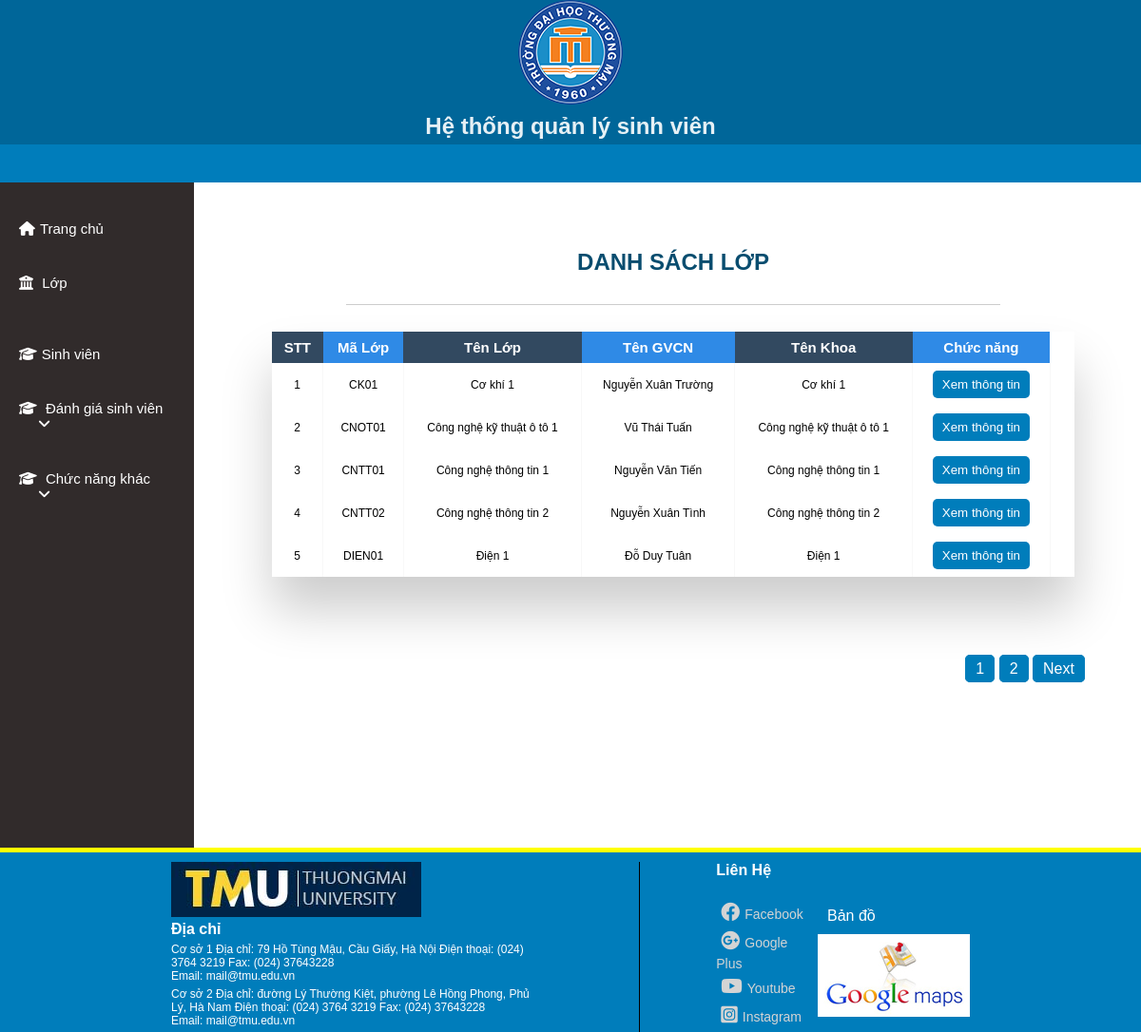
Page /quanlylop/dslop.php on the committed database.
### tables this page shows
CREATE TABLE `lop` (
  `MaLop` varchar(11) NOT NULL,
  `TenLop` varchar(225) NOT NULL,
  `GVCN` varchar(225) NOT NULL,
  `MaKhoa` varchar(11) NOT NULL
);

### quanlylop/dslop.php (the view, shortened to what this page needs)
<?php
    $conn = mysqli_connect("localhost", "root", "08122001tT", "qlsv") or die("Connection failed !");
    mysqli_set_charset($conn, 'utf8');
    $result = mysqli_query($conn, 'select count(MaLop) as total from lop');
    $row = mysqli_fetch_assoc($result);
    $total_records = $row['total'];
    $current_page = isset($_GET['page']) ? $_GET['page'] : 1;
    $limit = 5;
    $total_page = ceil($total_records / $limit);
    $start = ($current_page - 1) * $limit;
    $result = mysqli_query($conn, "SELECT * FROM lop ORDER BY MaLop LIMIT $start, $limit");
?>
<!DOCTYPE html>
<html lang="en">
<head>
    <link rel="stylesheet"
          href="../styleAdmin.css">
    <link rel="stylesheet"
          href="https://cdnjs.cloudflare.com/ajax/libs/font-awesome/6.1.1/css/all.min.css">
</head>
<body>
    <?php include("../header.php"); ?>
    <?php include("../nav.php"); ?>
    <section>
        <div class="section-contain">
            <?php include("../menu.php"); ?>
            <div id="showFunction">
                <div class="head_title">
                    <h1>DANH SÁCH LỚP</h1>
                </div>
                <br>
                <div class="table-wrapper">
                    <table class="fl-table tt">
                        <thead>
                            <tr>
                                <th>STT</th>
                                <th>Mã Lớp</th>
                                <th>Tên Lớp</th>
                                <th>Tên GVCN</th>
                                <th>Tên Khoa</th>
                                <th>Chức năng</th>
                            </tr>
                        </thead>
                        <?php
            $i = ($current_page - 1) * $limit;
            foreach ($result as $item){ ?>
                        <tbody>
                            <tr>
                                <td><?php $i++; echo $i; ?></td>
                                <td><?php echo $item['MaLop']; ?></td>
                                <td><?php echo $item['TenLop']; ?></td>
                                <td><?php echo $item['GVCN']; ?></td>
                                <td><?php echo $item['TenLop']; ?></td>
                                <td>
                                    <form method="post"
                                          action="">
                                        <input onclick="window.location = '../quanlylop/thongtinlop.php?id=<?php echo $item['MaLop'] ?>'"
                                               type="button"
                                               value="Xem thông tin"
                                               class="btn-submit-css">
                                    </form>
                                </td>
                            </tr>
                        </tbody>
                        <?php } ?>
                    </table>
                </div>
                <br>
                <form action=""
                      method="get"
                      style="text-align: right;">
                    <div class="pagination">
                        <?php
            for ($a = 1; $a <= $total_page; $a++){
                if ($i == $current_page){
                    echo '<span>'.$a.'</span> | ';
                }
                else{
                    echo '<a href="dslop.php?page='.$a.'" class="page-css">'.$a.'</a>  ';
                }
            }
            if ($current_page < $total_page && $total_page > 1){
                echo '<a href="dslop.php?page='.($current_page+1).'" class="page-css">Next</a> ';
            }
        ?>
                    </div>
                </form>
            </div>
        </div>
    </section>
    <?php include("../footer.php"); ?>
</body>
</html>

### styleAdmin.css (style rules this page uses)
* { padding: 0; margin: 0; box-sizing: border-box; font-family: sans-serif; }
a { text-decoration: none; }
section { text-align: center; }
#showFunction { margin: 40px 0 0 5px; height:100%; float: right; width: 82%; border-radius: 5px; }
.table-wrapper { margin: 10px 70px 70px; box-shadow: 0px 35px 50px rgba( 0, 0, 0, 0.2 ); }
.fl-table { border-radius: 5px; font-size: 15px; font-weight: normal; border: none; width: 97%; border-collapse: collapse; white-space: nowrap; background-color: white; margin-right: 10px; }
.fl-table td, .fl-table th { text-align: center; padding: 8px; }
.fl-table td { border-right: 1px solid #f8f8f8; font-size: 12px; }
.fl-table thead th { color: #ffffff; background: #2f8ae6; }
.fl-table thead th:nth-child(odd) { color: #ffffff; background: #324960; }
h1 { margin: 30px; color:#094d6f; }
.head_title { margin: 0 auto; width : 70%; align-items: center; text-align: center; border-bottom: 1px solid #ccc; }
.btn-submit-css { padding: 7px 10px; border: none; background-color: #007dbb; color: white; border-radius: 5px; cursor: pointer; }
.page-css { text-decoration: none; color: white; padding: 5px 10px; border-radius: 5px; border: 1px solid #007dbb; background-color: #007dbb; }
.pagination { width: 94%; }

### rows in the picture
lop: MaLop "CK01", TenLop "Cơ khí 1", GVCN "Nguyễn Xuân Trường"
lop: MaLop "CNOT01", TenLop "Công nghệ kỹ thuật ô tô 1", GVCN "Vũ Thái Tuấn"
lop: MaLop "CNTT01", TenLop "Công nghệ thông tin 1", GVCN "Nguyễn Văn Tiến"
lop: MaLop "CNTT02", TenLop "Công nghệ thông tin 2", GVCN "Nguyễn Xuân Tình"
lop: MaLop "DIEN01", TenLop "Điện 1", GVCN "Đỗ Duy Tuân"
